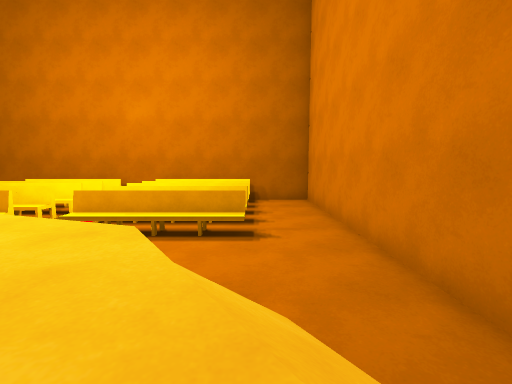
view 1 (above)

13 first-person views from a walk through a 3-D level made in the Unity game engine. The camera is 0.68 m above the floor, tilts 6° down and sees 90° across. The floor is counted in squares, 1 m on a side. Each view is taken from the middle of a square. On the plan, view 1 faces up. The plan holds only what a view shows up to about 9 squares ahead; the rest is blank. The place goes on beyond the plan. Some animated figures are left out.

view 2
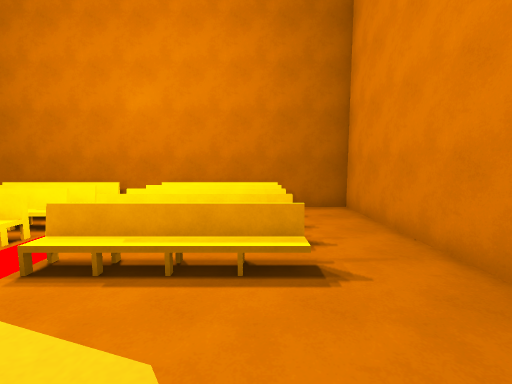

view 3
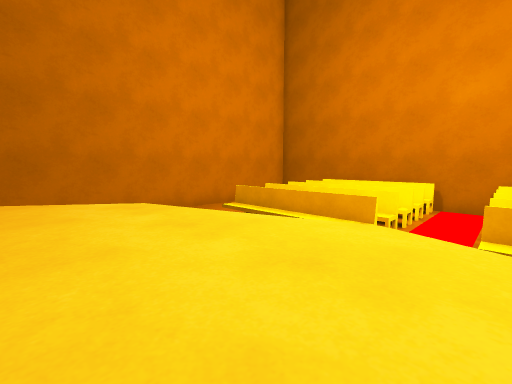

view 4
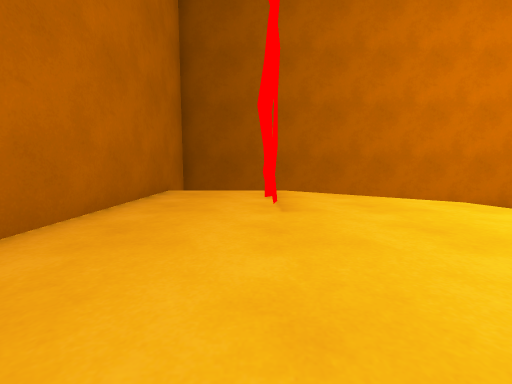

view 5
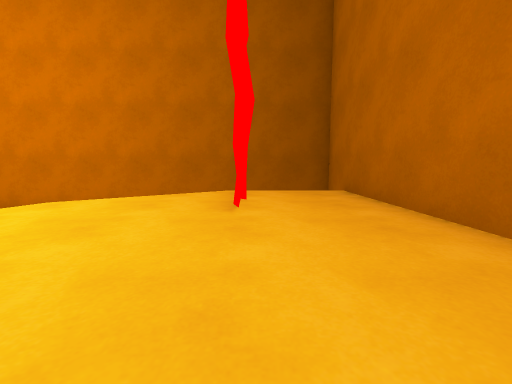

view 6
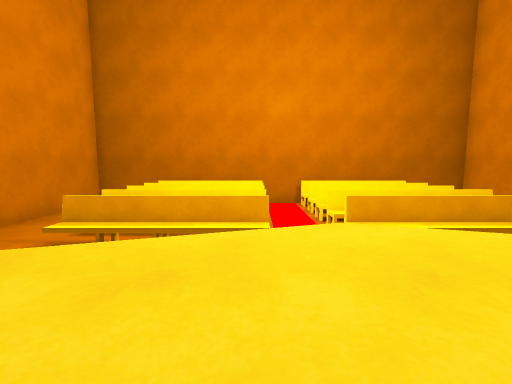

view 7
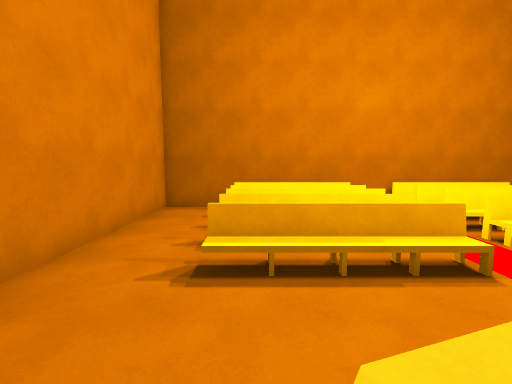

view 8
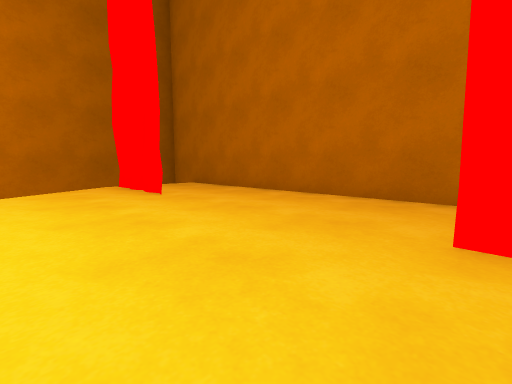

view 9
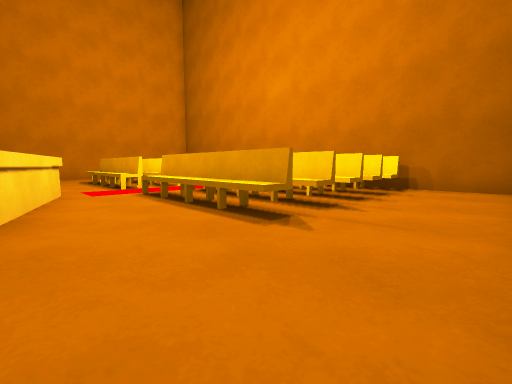

view 10
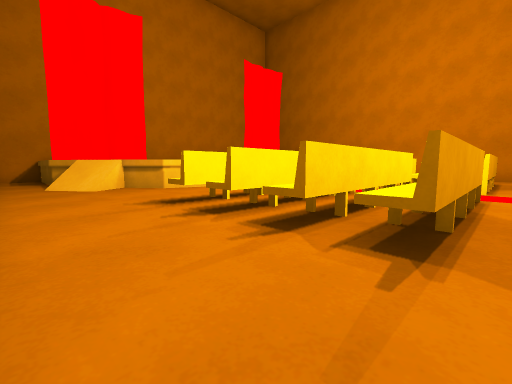

view 11
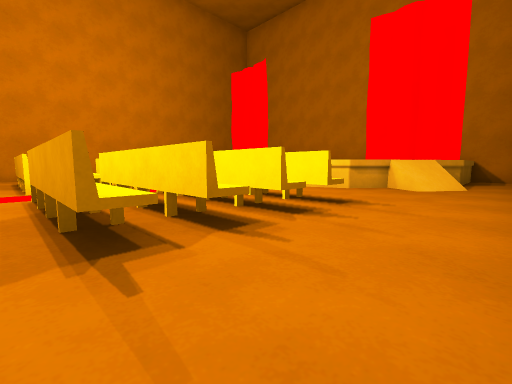

view 12
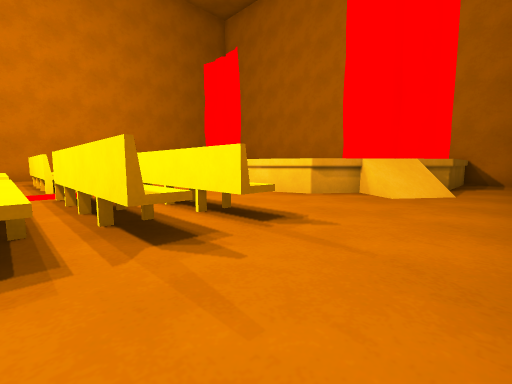

view 13
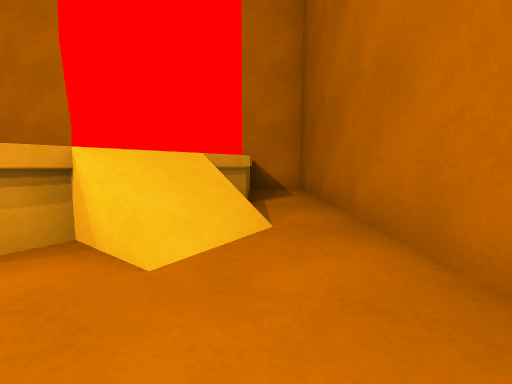

### Floor plan
Key: @ floor where view 1 was taken; # wall or solid block; . main floor; : floor 0.85 m higher than the main floor; / step, stairs or slope; C curtain; O other object.
Columns run from 13 left of view 1 to 3 right of it. Each row starts with its distance up from view 1.
 11  ###OOO###OOO###
 10 #...............#
  9 #...OOOO.OOOOO..#
  8 #...OOOO.OOOOO..#
  7 #...OOOO.OOOOO..#
  6 #...OOOO.OOOOO..#
  5 #...............#
  4 #....../#/......#
  3 #....#:::::#....#
  2 #..O/:::::::/O..#
  1 #.#/:::::::::/#.#
  0 #./::::::::::@/.#
 -1 #.#C:::::::::C#.#
 -2 #..:::::::::::..#
 -3 #.#:::::::::::#.#
 -4  # ########### #

Positions as (right, up) in squares from view 1, and headings:
1: (0, 0), facing up
2: (-1, 2), facing up
3: (-4, 1), facing up-left
4: (-4, -1), facing left
5: (-6, -1), facing right
6: (-6, 1), facing up
7: (-9, 2), facing up
8: (-8, 2), facing down-right
9: (2, 3), facing up-left
10: (2, 10), facing down-left
11: (-12, 10), facing down-right
12: (-12, 8), facing down-right
13: (-11, 4), facing down
